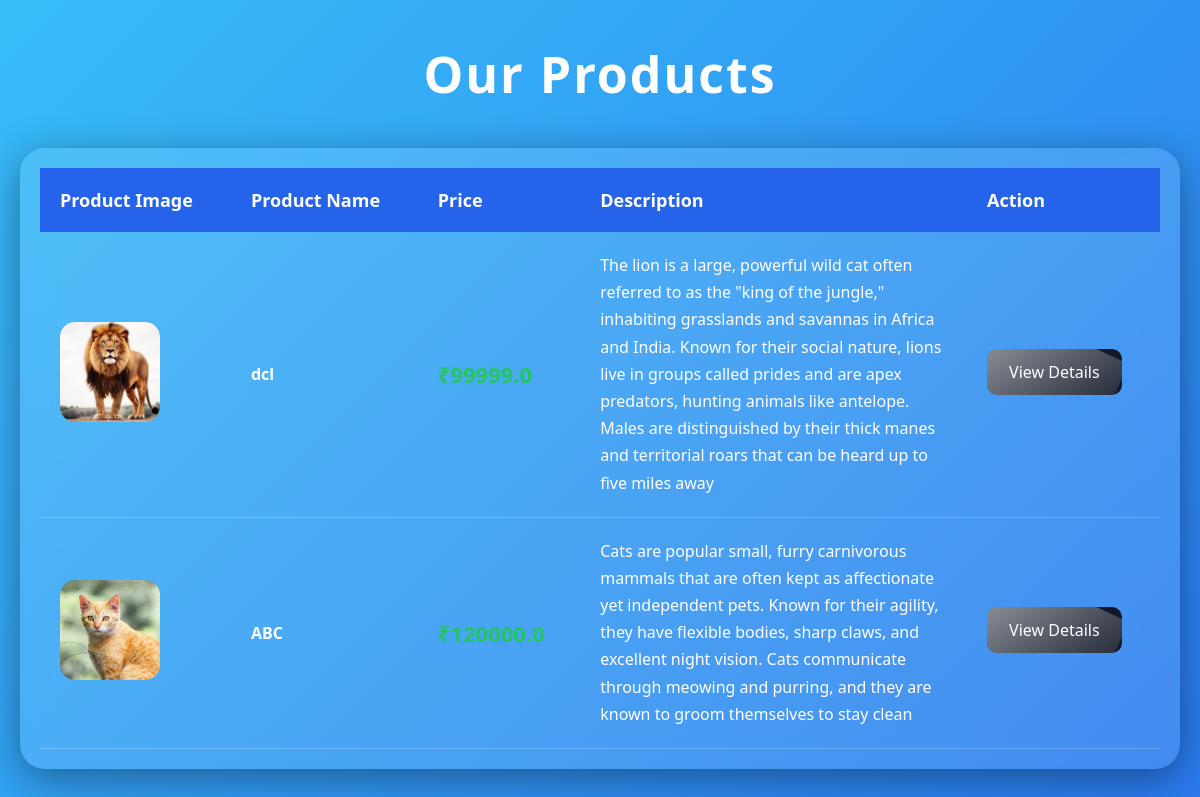
The page / on the database its author committed.
### myapp/models.py (models this page shows)
class Product(models.Model):
    name = models.CharField(max_length=100)
    price = models.FloatField()
    quantity = models.IntegerField()
    description = models.TextField()
    image = models.ImageField(upload_to='products/')

### myapp/views.py (the view)
# urls.py: path('',productview)
def productview(request):
    products = Product.objects.all()
    d = {'products': products}
    return render(request, 'product.html', d)

### templates/product.html (shortened to what this page needs)
<!DOCTYPE html>
<html lang="en">
<head>
</head>
<body>
    <div class="container">
        <h1 class="title">Our Products</h1>
        <div class="table-container">
            <table>
                <tr>
                    <th>Product Image</th>
                    <th>Product Name</th>
                    <th>Price</th>
                    <th>Description</th>
                    <th>Action</th>
                </tr>
                {% for i in products %}
                <tr>
                    <td>
                        <img src="{{ i.image.url }}" alt="{{ i.name }}" class="product-img">
                    </td>
                    <td>
                        <strong>{{ i.name }}</strong>
                    </td>
                    <td class="price">
                    </td>
                    <td class="description">
                        {{ i.description }}
                    </td>
                    <td>
                        <a href="#" class="btn">
                            View Details
                        </a>
                    </td>
                </tr>
                {% endfor %}
            </table>
        </div>
    </div>
</body>
</html>

### templates/product.html (style rules this page uses)
* { margin: 0; padding: 0; box-sizing: border-box; font-family: 'Segoe UI', Tahoma, Geneva, Verdana, sans-serif; }
body { min-height: 100vh; padding: 40px 20px; background: linear-gradient(-45deg,#0f172a,#1e3a8a,#2563eb,#38bdf8); background-size: 400% 400%; animation: gradientBG 10s ease infinite; }
.container { max-width: 1300px; margin: auto; animation: zoomContainer 1.5s ease; }
.title { text-align: center; font-size: 50px; margin-bottom: 40px; color: white; font-weight: bold; letter-spacing: 2px; animation: crazyGlow 2s infinite alternate; }
.table-container { overflow-x: auto; background: rgba(255,255,255,0.12); backdrop-filter: blur(15px); border-radius: 25px; padding: 20px; box-shadow: 0 10px 40px rgba(0,0,0,0.4); animation: floatingTable 4s ease-in-out infinite; }
table { width: 100%; border-collapse: collapse; min-width: 950px; }
th { background: #2563eb; color: white; padding: 20px; font-size: 18px; text-align: left; animation: headerGlow 2s infinite alternate; }
td { padding: 20px; color: white; border-bottom: 1px solid rgba(255,255,255,0.2); vertical-align: middle; }
tr { transition: 0.5s; animation: slideRow 1s ease; }
.product-img { width: 100px; height: 100px; object-fit: cover; border-radius: 15px; transition: 0.5s; animation: rotateFloat 5s ease-in-out infinite; }
.price { color: #22c55e; font-size: 22px; font-weight: bold; animation: blinkPrice 1s infinite alternate; }
.description { max-width: 350px; line-height: 1.7; }
.btn { text-decoration: none; background: #111827; color: white; padding: 12px 22px; border-radius: 10px; display: inline-block; position: relative; overflow: hidden; transition: 0.5s; animation: pulseBtn 2s infinite; }
.btn::after { content: ""; position: absolute; top: -100%; left: -100%; width: 200%; height: 200%; background: linear-gradient( 120deg, transparent, rgba(255,255,255,0.5), transparent ); transform: rotate(25deg); animation: shine 3s infinite; }

### rows shown on the page
Product: image (picture), name "dcl", description "The lion is a large, powerful wild cat often referred to as the \"king of the jungle,\" inhabiting grasslands and savannas in Africa and India. Known for their social nature, lions live in groups called prides and are apex predators, hunting animals like antelope. Males are distinguished by their thick manes and territorial roars that can be heard up to five miles away"
Product: image (picture), name "ABC", description "Cats are popular small, furry carnivorous mammals that are often kept as affectionate yet independent pets. Known for their agility, they have flexible bodies, sharp claws, and excellent night vision. Cats communicate through meowing and purring, and they are known to groom themselves to stay clean"
